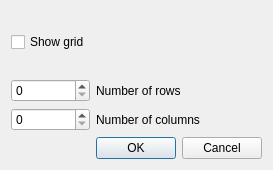
<?xml version="1.0" encoding="UTF-8"?>
<ui version="4.0">
 <class>Settings</class>
 <widget class="QDialog" name="Settings">
  <property name="geometry">
   <rect>
    <x>0</x>
    <y>0</y>
    <width>271</width>
    <height>170</height>
   </rect>
  </property>
  <property name="windowTitle">
   <string>Settings</string>
  </property>
  <layout class="QGridLayout" name="gridLayout">
   <item row="4" column="0">
    <widget class="QSpinBox" name="row_count"/>
   </item>
   <item row="4" column="1">
    <widget class="QLabel" name="label">
     <property name="text">
      <string>Number of rows</string>
     </property>
    </widget>
   </item>
   <item row="5" column="0">
    <widget class="QSpinBox" name="column_count"/>
   </item>
   <item row="5" column="1">
    <widget class="QLabel" name="label_2">
     <property name="text">
      <string>Number of columns</string>
     </property>
    </widget>
   </item>
   <item row="1" column="0">
    <widget class="QCheckBox" name="grid">
     <property name="text">
      <string>Show grid</string>
     </property>
    </widget>
   </item>
   <item row="3" column="0">
    <spacer name="verticalSpacer">
     <property name="orientation">
      <enum>Qt::Vertical</enum>
     </property>
     <property name="sizeHint" stdset="0">
      <size>
       <width>20</width>
       <height>40</height>
      </size>
     </property>
    </spacer>
   </item>
   <item row="0" column="0">
    <spacer name="verticalSpacer_2">
     <property name="orientation">
      <enum>Qt::Vertical</enum>
     </property>
     <property name="sizeHint" stdset="0">
      <size>
       <width>20</width>
       <height>40</height>
      </size>
     </property>
    </spacer>
   </item>
   <item row="6" column="1">
    <widget class="QDialogButtonBox" name="buttonBox">
     <property name="orientation">
      <enum>Qt::Horizontal</enum>
     </property>
     <property name="standardButtons">
      <set>QDialogButtonBox::Cancel|QDialogButtonBox::Ok</set>
     </property>
    </widget>
   </item>
  </layout>
 </widget>
 <resources/>
 <connections>
  <connection>
   <sender>buttonBox</sender>
   <signal>accepted()</signal>
   <receiver>Settings</receiver>
   <slot>accept()</slot>
   <hints>
    <hint type="sourcelabel">
     <x>248</x>
     <y>254</y>
    </hint>
    <hint type="destinationlabel">
     <x>157</x>
     <y>274</y>
    </hint>
   </hints>
  </connection>
  <connection>
   <sender>buttonBox</sender>
   <signal>rejected()</signal>
   <receiver>Settings</receiver>
   <slot>reject()</slot>
   <hints>
    <hint type="sourcelabel">
     <x>316</x>
     <y>260</y>
    </hint>
    <hint type="destinationlabel">
     <x>286</x>
     <y>274</y>
    </hint>
   </hints>
  </connection>
 </connections>
</ui>
